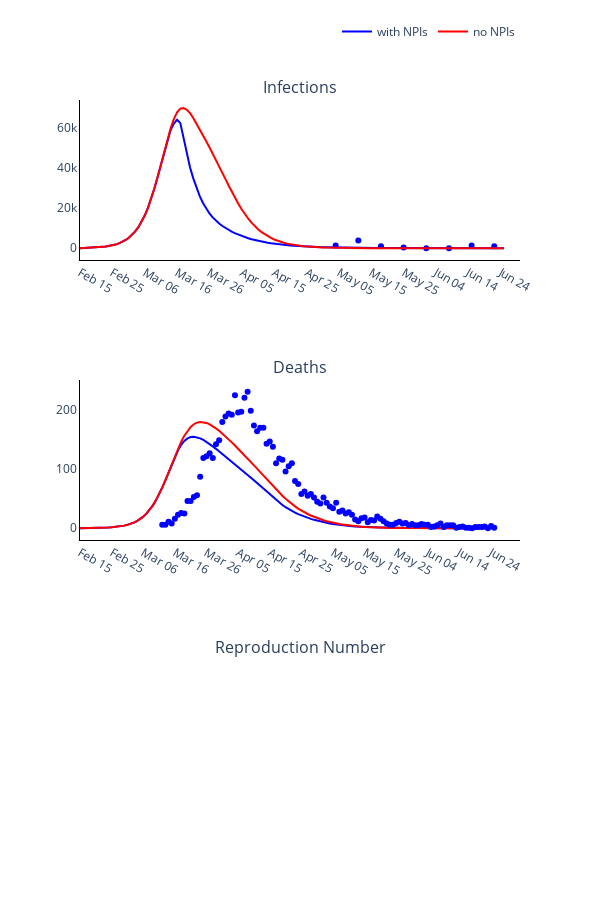

The code cell stored with this chart in its notebook:
### Markdown cell above
### Plot observed versus predicted using model with optimised parameters

### Code cell
# Trace names - represent the solver used for the simulation
trace_name = ['with NPIs', 'no NPIs']
titles = ['Infections', 'Deaths', 'Reproduction Number']

fig = go.Figure()
fig = make_subplots(rows=len(titles), cols=1, subplot_titles=tuple(titles), horizontal_spacing = 0.15)

# Plot (continuous predicted timeline and pointwise observed numbers each day)
for r, region in enumerate(regions):
    # Plot of infections
    fig.add_trace(
        go.Scatter(
            x=times,
            y=new_infec_pred[r].tolist(),
            mode='lines',
            name=trace_name[0],
            line_color=colours[r]
        ),
        row= 1,
        col= 1
    )

    fig.add_trace(
        go.Scatter(
            x=serology_times,
            y=np.sum(np.multiply(np.nan_to_num(np.divide(positives_data[r], tests[r])), susceptibles[r]), axis=1).tolist(),
            mode='markers',
            name=trace_name[r],
            showlegend=False,
            line_color=colours[r]
        ),
        row= 1,
        col= 1
    )

    fig.add_trace(
        go.Scatter(
            x=times,
            y=new_infec_pred_fix[r].tolist(),
            mode='lines',
            name=trace_name[1],
            line_color='red'
        ),
        row= 1,
        col= 1
    )

    # Plot deaths
    fig.add_trace(
        go.Scatter(
            x=times,
            y=deaths_pred[r].tolist(),
            mode='lines',
            name=trace_name[0],
            showlegend=False,
            line_color=colours[r]
        ),
        row= 2,
        col= 1
    )

    fig.add_trace(
        go.Scatter(
            x=times,
            y=deaths_pred_fix[r].tolist(),
            mode='lines',
            name=trace_name[1],
            showlegend=False,
            line_color='red'
        ),
        row= 2,
        col= 1
    )

    fig.add_trace(
        go.Scatter(
            x=deaths_times,
            y=np.sum(deaths_data[r], axis=1).tolist(),
            mode='markers',
            name=trace_name[r],
            showlegend=False,
            line_color=colours[r]
        ),
        row= 2,
        col= 1
    )

    # Plot reproduction number
    #fig.add_trace(
    #    go.Scatter(
    #        x=times,
    #        y=reprod_num_pred[r].tolist(),
    #        mode='lines',
    #        name=trace_name[r],
    #        showlegend=False,
    #        line_color=colours[r]
    #    ),
    #    row= 3,
    #    col= 1
    #)

# Add axis labels
fig.update_layout(
    width=600, 
    height=900,
    plot_bgcolor='white',
    xaxis=dict(
        linecolor='black',
        tickvals=np.arange(1, total_days, 10).tolist(),
        ticktext=['Feb 15', 'Feb 25', 'Mar 06', 'Mar 16', 'Mar 26', 'Apr 05', 'Apr 15', 'Apr 25', 'May 05', 'May 15', 'May 25', 'Jun 04', 'Jun 14', 'Jun 24']),
    yaxis=dict(linecolor='black'),
    xaxis2=dict(
        linecolor='black',
        tickvals=np.arange(1, total_days, 10).tolist(),
        ticktext=['Feb 15', 'Feb 25', 'Mar 06', 'Mar 16', 'Mar 26', 'Apr 05', 'Apr 15', 'Apr 25', 'May 05', 'May 15', 'May 25', 'Jun 04', 'Jun 14', 'Jun 24']),
    yaxis2=dict(linecolor='black'),
    xaxis3=dict(
        linecolor='black',
        tickvals=np.arange(1, total_days, 10).tolist(),
        ticktext=['Feb 15', 'Feb 25', 'Mar 06', 'Mar 16', 'Mar 26', 'Apr 05', 'Apr 15', 'Apr 25', 'May 05', 'May 15', 'May 25', 'Jun 04', 'Jun 14', 'Jun 24']),
    yaxis3=dict(linecolor='black'),
    legend=dict(
        orientation='h',
        yanchor="bottom",
        y=1.075,
        xanchor="right",
        x=1)
    )

# fig.write_image('images/Figure-3-optimisation-new_qs-NoHousehold increase.pdf')
fig.write_image('images/Figure-3-optimisation-new_qs.pdf')
fig.show()

### Figure 1 — Plotly figure (JSON) as saved in the notebook; plotly's stock layout.template omitted (floating-point values rounded to 4 significant figures; data arrays with more than 128 entries replaced by an {"elided": "..."} marker saying what was removed)
{"data": [{"line": {"color": "blue"}, "mode": "lines", "name": "with NPIs", "type": "scatter", "x": {"elided": "132 int values"}, "xaxis": "x", "y": {"elided": "132 float values"}, "yaxis": "y"}, {"line": {"color": "blue"}, "mode": "markers", "name": "with NPIs", "showlegend": false, "type": "scatter", "x": [80, 87, 94, 101, 108, 115, 122, 129], "xaxis": "x", "y": [1324.0, 3902.0, 1017.0, 372.9, 0, 0, 1378.0, 997.1, 982, 818.3, 241.0, 240.6, 0, 0, 827.9, 1296.0, 0, 1934.0, 2575.0, 2745.0, 709.9, 3286.0, 7272.0, 5684.0, 3567.0, 0, 6016.0, 7705.0, 8541.0, 0, 19160.0, 16580.0, 16990.0, 4429.0, 3429.0, 3375.0, 2405.0, 1205.0, 725.3, 1277.0, 6202.0, 998.6, 527.7, 1008.0, 0, 669.5, 446.0, 1265.0, 739.8, 6587.0, 6924.0, 5566.0, 3583.0], "yaxis": "y"}, {"line": {"color": "red"}, "mode": "lines", "name": "no NPIs", "type": "scatter", "x": {"elided": "132 int values"}, "xaxis": "x", "y": {"elided": "132 float values"}, "yaxis": "y"}, {"line": {"color": "blue"}, "mode": "lines", "name": "with NPIs", "showlegend": false, "type": "scatter", "x": {"elided": "132 int values"}, "xaxis": "x2", "y": {"elided": "132 float values"}, "yaxis": "y2"}, {"line": {"color": "red"}, "mode": "lines", "name": "no NPIs", "showlegend": false, "type": "scatter", "x": {"elided": "132 int values"}, "xaxis": "x2", "y": {"elided": "132 float values"}, "yaxis": "y2"}, {"line": {"color": "blue"}, "mode": "markers", "name": "with NPIs", "showlegend": false, "type": "scatter", "x": [27, 28, 29, 30, 31, 32, 33, 34, 35, 36, 37, 38, 39, 40, 41, 42, 43, 44, 45, 46, 47, 48, 49, 50, 51, 52, 53, 54, 55, 56, 57, 58, 59, 60, 61, 62, 63, 64, 65, 66, 67, 68, 69, 70, 71, 72, 73, 74, 75, 76, 77, 78, 79, 80, 81, 82, 83, 84, 85, 86, 87, 88, 89, 90, 91, 92, 93, 94, 95, 96, 97, 98, 99, 100, 101, 102, 103, 104, 105, 106, 107, 108, 109, 110, 111, 112, 113, 114, 115, 116, 117, 118, 119, 120, 121, 122, 123, 124, 125, 126, 127, 128, 129, 130, 131, 132], "xaxis": "x2", "y": {"elided": "471 int values"}, "yaxis": "y2"}], "layout": {"annotations": [{"font": {"size": 16}, "showarrow": false, "text": "Infections", "x": 0.5, "xanchor": "center", "xref": "paper", "y": 1, "yanchor": "bottom", "yref": "paper"}, {"font": {"size": 16}, "showarrow": false, "text": "Deaths", "x": 0.5, "xanchor": "center", "xref": "paper", "y": 0.6111, "yanchor": "bottom", "yref": "paper"}, {"font": {"size": 16}, "showarrow": false, "text": "Reproduction Number", "x": 0.5, "xanchor": "center", "xref": "paper", "y": 0.2222, "yanchor": "bottom", "yref": "paper"}], "height": 900, "legend": {"orientation": "h", "x": 1, "xanchor": "right", "y": 1.075, "yanchor": "bottom"}, "plot_bgcolor": "white", "width": 600, "xaxis": {"anchor": "y", "domain": [0, 1], "linecolor": "black", "ticktext": ["Feb 15", "Feb 25", "Mar 06", "Mar 16", "Mar 26", "Apr 05", "Apr 15", "Apr 25", "May 05", "May 15", "May 25", "Jun 04", "Jun 14", "Jun 24"], "tickvals": [1, 11, 21, 31, 41, 51, 61, 71, 81, 91, 101, 111, 121, 131]}, "xaxis2": {"anchor": "y2", "domain": [0, 1], "linecolor": "black", "ticktext": ["Feb 15", "Feb 25", "Mar 06", "Mar 16", "Mar 26", "Apr 05", "Apr 15", "Apr 25", "May 05", "May 15", "May 25", "Jun 04", "Jun 14", "Jun 24"], "tickvals": [1, 11, 21, 31, 41, 51, 61, 71, 81, 91, 101, 111, 121, 131]}, "xaxis3": {"anchor": "y3", "domain": [0, 1], "linecolor": "black", "ticktext": ["Feb 15", "Feb 25", "Mar 06", "Mar 16", "Mar 26", "Apr 05", "Apr 15", "Apr 25", "May 05", "May 15", "May 25", "Jun 04", "Jun 14", "Jun 24"], "tickvals": [1, 11, 21, 31, 41, 51, 61, 71, 81, 91, 101, 111, 121, 131]}, "yaxis": {"anchor": "x", "domain": [0.7778, 1], "linecolor": "black"}, "yaxis2": {"anchor": "x2", "domain": [0.3889, 0.6111], "linecolor": "black"}, "yaxis3": {"anchor": "x3", "domain": [0, 0.2222], "linecolor": "black"}}}
